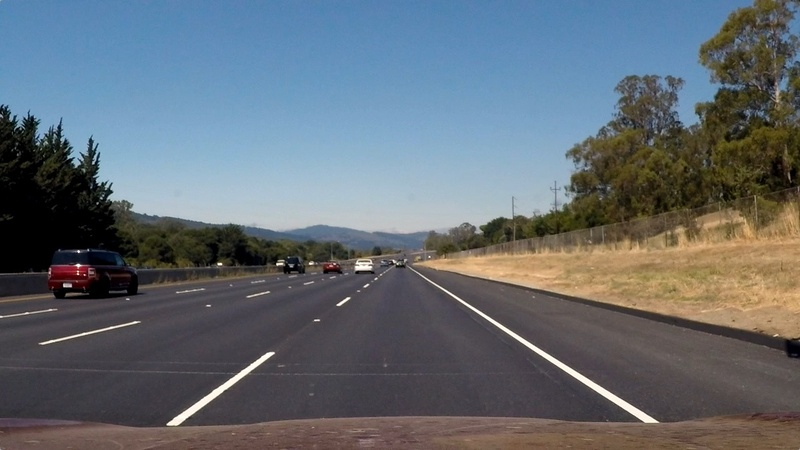
#> input picture test_images/straight_lines2.jpg, 800 x 450 px, shrunk from 1280 x 720 before the run
$ python perspective_transform.py
#> lines starting #> are read from the running program, lines starting #| are printed output that depends on the picture
import cv2
import numpy as np
import matplotlib.image as mpimg
#from util import plot_figure
import matplotlib.pyplot as plt

# Define a function that takes an image, number of x and y points,
# camera matrix and distortion coefficients
# [33 lines left out: function corners_unwarp, not called in this run]


def calc_points(img):

    # h, w = img.shape[:2]
    height = img.shape[0]
    width = img.shape[1]
    print('height: {}, width:{}' .format(height,width))
    tl_x_scaling =  0.41
    tl_y_scaling = 0.68
    bl_x_scaling = 0.170
    bl_y_scaling = 0.94
    br_x_scaling =  1 - bl_x_scaling
    br_y_scaling = bl_y_scaling
    tr_x_scaling = 1 - tl_x_scaling
    tr_y_scaling = tl_y_scaling


    src = np.float32([[width *tr_x_scaling, height * tr_y_scaling ], \
                    [width * br_x_scaling, height * bl_y_scaling],\
                    [width *bl_x_scaling, height * bl_y_scaling], \
                    [width * tl_x_scaling, height * tl_y_scaling]])
    print(src)

    #TODO REINSTATE
    # plt.imshow(img)
    for pt in src:
        plt.plot(pt[0], pt[1],'.')

    l_dst_scaling = 0.25
    r_dst_scaling = 1- 0.25


    dst = np.float32([[width *r_dst_scaling, 0 ], \
                    [width * r_dst_scaling, height-1],\
                    [width *l_dst_scaling, height-1], \
                    [width * l_dst_scaling, 0]])
    for pt in dst:
        plt.plot(pt[0], pt[1],'.')

    #TODO REINSTATE
    # plt.show()


    print(dst)
    return src, dst

def birdseye(img):

    src, dst = calc_points(img)
    height = img.shape[0]
    width = img.shape[1]

    print('height: {}, width:{}' .format(height,width))
    # get the transformation matrix
    M = cv2.getPerspectiveTransform(src, dst)
    # get the inverse
    Minv = cv2.getPerspectiveTransform(dst, src)

    warped = cv2.warpPerspective(img, M, (width, height), flags=cv2.INTER_LINEAR)
    return warped, M, Minv


# [33 lines left out: function warp_back, not called in this run]


def perpective_sandbox():
    global image, warped, Minv
    image = mpimg.imread('test_images/straight_lines2.jpg')
    image = mpimg.imread('test_images/test1.jpg')
    image = mpimg.imread('test_images/test2.jpg')
    src, dst = calc_points(image)
    warped, M, Minv = birdseye(image)

    #TODO REINSTATE
    # plt.imshow(warped)
    # plt.show()


# perpective_sandbox()

def main():
    perpective_sandbox()
#> in perpective_sandbox, image is the input picture: shape (450, 800, 3); mean R, G, B 99.4, 107.7, 115.1
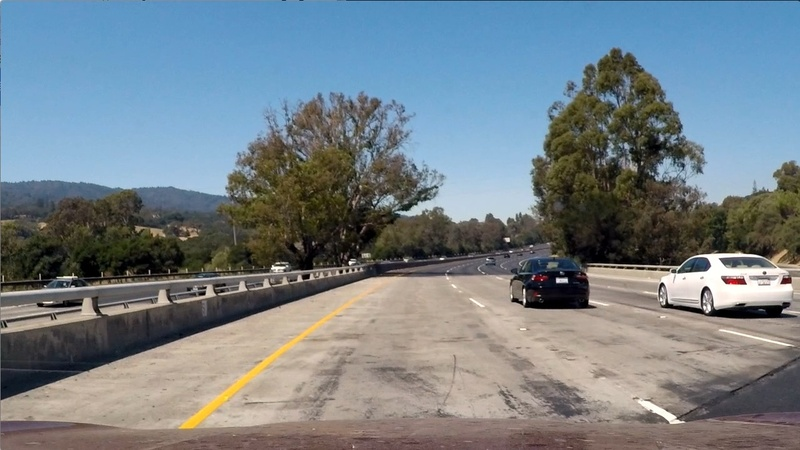
#> input picture test_images/test1.jpg, 800 x 450 px, shrunk from 1280 x 720 before the run
#> in perpective_sandbox, image is the input picture: shape (450, 800, 3); mean R, G, B 117.5, 128.7, 135.5
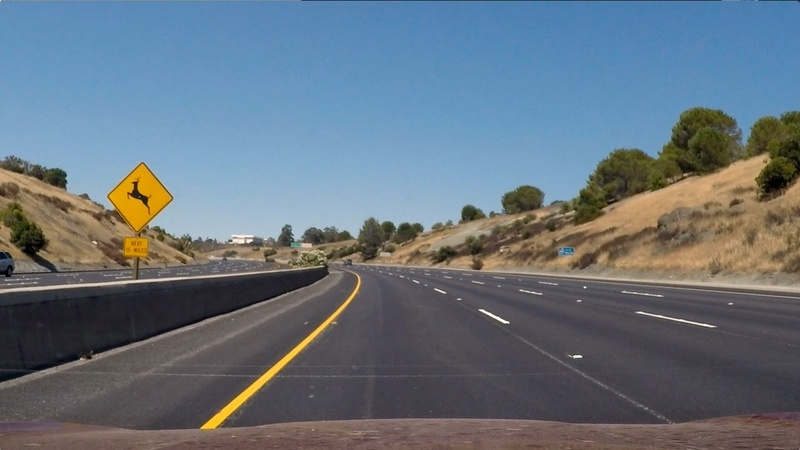
#> input picture test_images/test2.jpg, 800 x 450 px, shrunk from 1280 x 720 before the run
#> in perpective_sandbox, image is the input picture: shape (450, 800, 3); mean R, G, B 102.8, 114.6, 125.5
#| height: 450, width:800
#| [[472. 306.]
#|  [664. 423.]
#|  [136. 423.]
#|  [328. 306.]]
#| [[600.   0.]
#|  [600. 449.]
#|  [200. 449.]
#|  [200.   0.]]
#> in perpective_sandbox, `src, dst = calc_points(image)`: src = [[472, 306], [664, 423], [136, 423], [328, 306]]; dst = [[600, 0], [600, 449], [200, 449], [200, 0]]
#| height: 450, width:800
#| [[472. 306.]
#|  [664. 423.]
#|  [136. 423.]
#|  [328. 306.]]
#| [[600.   0.]
#|  [600. 449.]
#|  [200. 449.]
#|  [200.   0.]]
#> in birdseye, `src, dst = calc_points(img)`: src = [[472, 306], [664, 423], [136, 423], [328, 306]]; dst = [[600, 0], [600, 449], [200, 449], [200, 0]]
#| height: 450, width:800
#> in birdseye, `M = cv2.getPerspectiveTransform(src, dst)`: M = [[-0.465, -1.53, 586], [-3.42e-16, -2.36, 720.7], [-4.88e-19, -0.00381, 1]]
#> in birdseye, `Minv = cv2.getPerspectiveTransform(dst, src)`: Minv = [[0.36, -0.648, 256], [0, -0.425, 306], [0, -0.00162, 1]]
#> in birdseye, `warped = cv2.warpPerspective(img, M, (width, height), flags=cv2.INTER_..`:
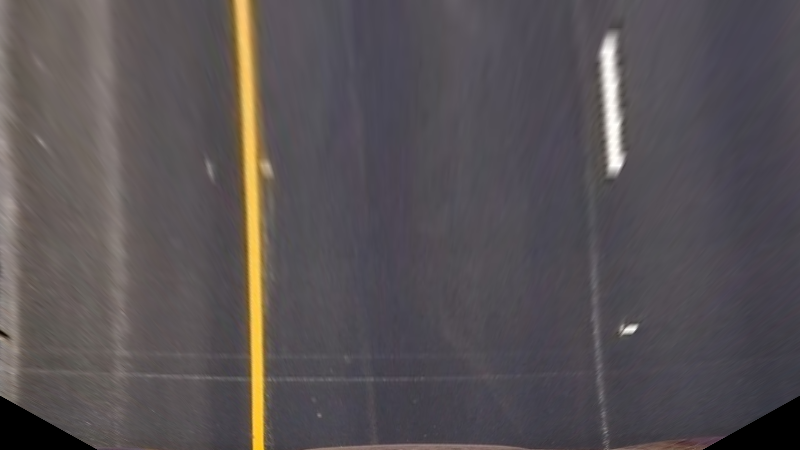
#> warped: shape (450, 800, 3); mean R, G, B 87.2, 81.8, 84.3


if __name__ == "__main__":
    main()
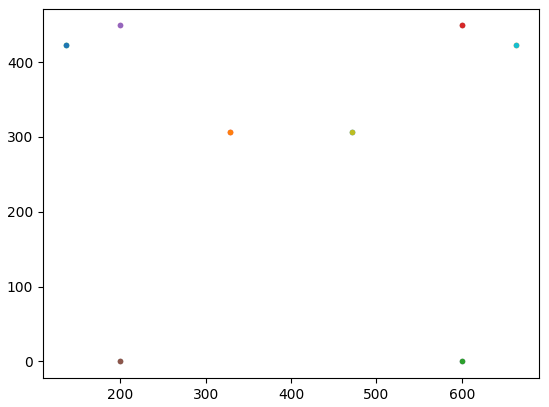
#> figure drawn by matplotlib, 1 panel
